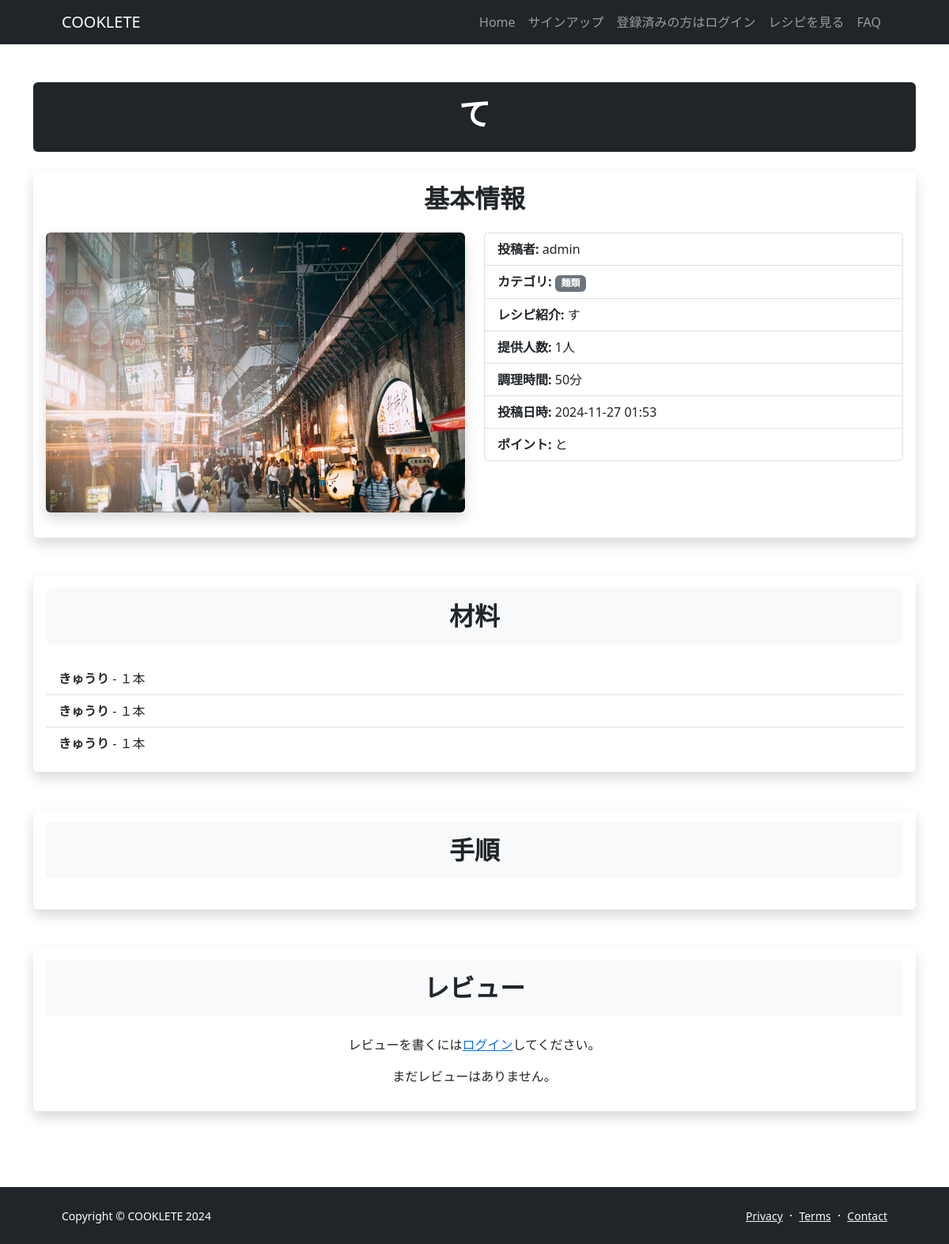
The app's page /recipe-detail/22 with its own data.
### cookapp/models.py (models this page shows, shortened)
class Recipe(models.Model):
    user = models.ForeignKey(
        CustomUser,
        verbose_name='ユーザー',
        on_delete=models.CASCADE
    )
    title = models.CharField(
        verbose_name='レシピ名',
        max_length=100)
    description = models.TextField(
        verbose_name='レシピ紹介'
    )
    category = models.ManyToManyField(
        Category,
        verbose_name='カテゴリー',
        related_name='recipes'
    )
    image = models.ImageField(
        verbose_name='イメージ',
        upload_to='photos'
    )
    servings = models.IntegerField(
        verbose_name='提供人数',
        default=1
    )
    cooking_time = models.IntegerField(
        verbose_name='調理時間(分)'
    )
    point = models.TextField(
        verbose_name='ポイント'
    )
    posted_at = models.DateTimeField(
        verbose_name='投稿日時',
        auto_now_add=True
    )
    update_at = models.DateTimeField(
        verbose_name='更新日時',
        auto_now=True
    )

class Category(models.Model):
    title = models.CharField(
        verbose_name='カテゴリ',
        max_length=20,
        unique=True
    )

class Ingredient(models.Model):
    recipe = models.ForeignKey(
        Recipe,
        on_delete=models.CASCADE,
        verbose_name='レシピ',
        related_name='ingredients'
    )
    name = models.CharField(
        verbose_name='材料名',
        max_length=100
    )
    quantity = models.CharField(
        verbose_name='分量',
        max_length=10
    )

### accounts/models.py (models this page shows)
class CustomUser(AbstractUser):
    pass

### cookapp/views.py (the view)
# urls.py: path('recipe-detail/<int:pk>', views.DetailView.as_view(), name = 'recipe_detail'),
class DetailView(DetailView):
    template_name  = 'detail.html'
    model = Recipe
    context_object_name = 'recipe'

### cookapp/templates/detail.html (shortened to what this page needs)
{% extends "base.html" %}
{% block contents %}
<div class="container py-5">
    <div class="row">
        <div class="col-lg-12">
            <div class="bg-dark text-white text-center py-3 mb-4 rounded">
                <h1 class="fw-bolder">{{ recipe.title }}</h1>
            </div>
        </div>
    </div>
    <section class="mb-5">
        <div class="card shadow border-0">
            <div class="card-body">
                <h2 class="fw-bold text-center mb-4">基本情報</h2>
                <div class="row">
                    <div class="col-md-6">
                        <img src="{{ recipe.image.url }}" alt="{{ recipe.title }}" class="img-fluid rounded mb-3 shadow">
                    </div>
                    <div class="col-md-6">
                        <ul class="list-group">
                            <li class="list-group-item"><strong>投稿者:</strong> {{ recipe.user.username }}</li>
                            <li class="list-group-item">
                                <strong>カテゴリ:</strong>
                                {% for category in recipe.category.all %}
                                    <span class="badge bg-secondary">{{ category.title }}</span>
                                {% endfor %}
                            </li>
                            <li class="list-group-item"><strong>レシピ紹介:</strong> {{ recipe.description }}</li>
                            <li class="list-group-item"><strong>提供人数:</strong> {{ recipe.servings }}人</li>
                            <li class="list-group-item"><strong>調理時間:</strong> {{ recipe.cooking_time }}分</li>
                            <li class="list-group-item"><strong>投稿日時:</strong> {{ recipe.posted_at|date:"Y-m-d H:i" }}</li>
                            <li class="list-group-item"><strong>ポイント:</strong> {{ recipe.point }}</li>
                        </ul>
                    </div>
                </div>
            </div>
        </div>
    </section>
    <section class="mb-5">
        <div class="card shadow border-0">
            <div class="card-body">
                <h2 class="fw-bold text-center mb-4 bg-light p-3 rounded">材料</h2>
                <ul class="list-group list-group-flush">
                    {% for ingredient in recipe.ingredients.all %}
                        <li class="list-group-item">
                            <strong>{{ ingredient.name }}</strong> - {{ ingredient.quantity }}
                        </li>
                    {% endfor %}
                </ul>
            </div>
        </div>
    </section>
    <section class="mb-5">
        <div class="card shadow border-0">
            <div class="card-body">
                <h2 class="fw-bold text-center mb-4 bg-light p-3 rounded">手順</h2>
            </div>
        </div>
    </section>
    <section class="mb-5">
        <div class="card shadow border-0">
            <div class="card-body">
                <h2 class="fw-bold text-center mb-4 bg-light p-3 rounded">レビュー</h2>
                {% if user.is_authenticated %}
                    <div class="text-center mb-4">
                        <a href="{% url 'cook:write_review' recipe.id %}" class="btn btn-primary">
                            レビューを書く
                        </a>
                    </div>
                {% else %}
                    <p class="text-center">レビューを書くには<a href="{% url 'accounts:login' %}">ログイン</a>してください。</p>
                {% endif %}
                {% if recipe.reviews.exists %}
                    {% for review in recipe.reviews.all %}
                        <div class="card mb-3 border-0 shadow-sm">
                            <div class="card-body">
                                <h5 class="card-title">評価:
                                    <span class="text-warning">
                                        {{review.rating}}
                                    </span>
                                </h5>
                                <p class="card-text"><strong>{{ review.user.username }}:</strong> {{ review.comment }}</p>
                                <p class="text-muted">投稿日時: {{ review.posted_at|date:"Y-m-d H:i" }}</p>
                            </div>
                        </div>
                    {% endfor %}
                {% else %}
                    <p class="text-center">まだレビューはありません。</p>
                {% endif %}
            </div>
        </div>
    </section>
</div>
{% endblock %}

### records on screen
Recipe: title "て", image (picture), user.username "admin", description "す", servings "1", cooking_time "50", posted_at "2024-11-27 01:53", point "と"
Category: title "麺類"
Ingredient: name "きゅうり", quantity "１本"
Ingredient: name "きゅうり", quantity "１本"
Ingredient: name "きゅうり", quantity "１本"
